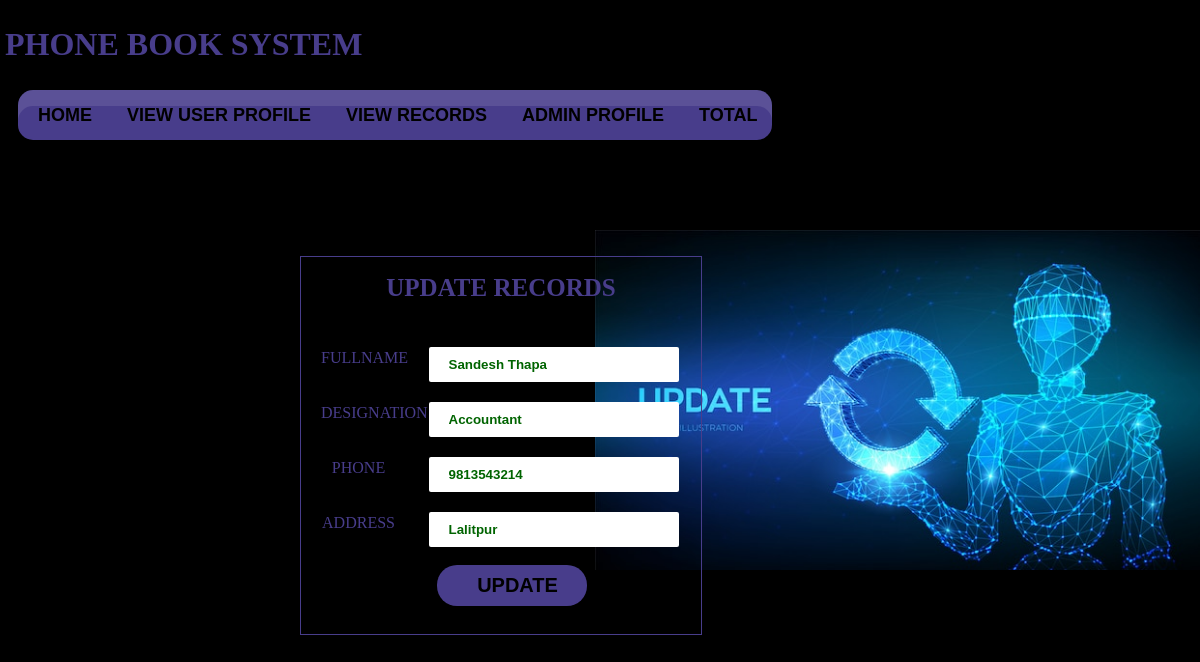
Page /aaedit.php?aaeditid=40 on the committed database.
### tables this page shows
CREATE TABLE `contactdetails` (
  `contact_id` int(11) NOT NULL,
  `contact_name` varchar(255) NOT NULL,
  `designation` varchar(255) NOT NULL,
  `phone` varchar(10) NOT NULL,
  `address` varchar(255) NOT NULL
);

### aaedit.php (the view, shortened to what this page needs)
<?php
  require_once 'db.php';
   $getid = $_GET['aaeditid'];
   $query = "SELECT * FROM contactdetails WHERE contact_id ='$getid' ";
    $result = mysqli_query($dbcon,$query);
	 $drow = @mysqli_fetch_assoc($result);
?>
  <html>
<head>
<link rel="stylesheet" href="style.css">
</head>
<body>
  <br><br>
 <?php  include_once 'amenu.php';?><br><br>
 <form class="addusrbox" action="<?php echo $_SERVER['PHP_SELF']; ?>" method="POST" autocomplete = "off">
  <h1> UPDATE RECORDS </h1>
  <input type="hidden" name ="contact_id" value= "<?php echo isset($drow['contact_id']) ? $drow['contact_id'] : '';?>"><br>
 <label>FULLNAME</label> <input type="text" name ="fname" value= "<?php echo isset($drow['contact_name']) ? $drow['contact_name'] : '';?>"><br>
 <label>DESIGNATION</label> <input type="text" name ="designation" value="<?php echo isset($drow['designation']) ? $drow['designation'] : '';?>"><br>
 <label>PHONE</label> <input type="number" name="phone" value="<?php echo isset($drow['phone']) ? $drow['phone'] : '';?>"><br>
	<label>ADDRESS</label> <input type="text" name="address" value="<?php echo isset($drow['address']) ? $drow['address'] : '';?>"><br>
  <input type="submit" value ="UPDATE" name="update1">
  </form>
  </body>
  </html>

### style.css (style rules this page uses)
.addusrbox { position: absolute; width: 400px; left: 25%; top: 32%; border: 1px solid darkslateblue; text-align: center; padding-bottom: 25px; }
.addusrbox h1 { text-transform: capitalize; text-align: center; color: darkslateblue; font-size: 25px; }
.addusrbox input[type="text"], .addusrbox input[type="password"], .addusrbox input[type="email"], .addusrbox input[type="number"] { color: darkgreen; width: 250px; padding: 10px 20px; font-weight: bold; margin: 10px; margin-left: 20px; border-radius: 2px; border: none; }
.addusrbox input[type="submit"] { text-align: center; width: 150px; padding: 9px; margin: auto 0; border-radius: 2px; padding-left: 20; margin-bottom: 3px; margin-top: 8px; text-transform: uppercase; font-size: 20px; font-weight: bold; background:darkslateblue; border: none; color: black; border-radius: 20px; margin-left: 22px; }
.addusrbox label { float: left; width: 75px; margin-left: 20px; margin-top: 12px; font-size : 16px ; color: darkslateblue; }

### amenu.php (style rules this page uses)
body { background-image: url("adash.png"); background-repeat: no-repeat; background-position: right; background-size: 13.5cm; background-color: black; }

### aaedit.php (style rules this page uses)
body { background-image: url("aaedit.png"); background-repeat: no-repeat; background-position: right; background-size: 16cm; background-color: black; }

### rows in the picture
contactdetails: fname "Sandesh Thapa", designation "Accountant", phone "9813543214", address "Lalitpur"
